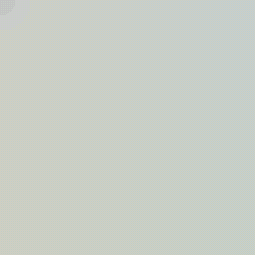
Frame 1 (no input)
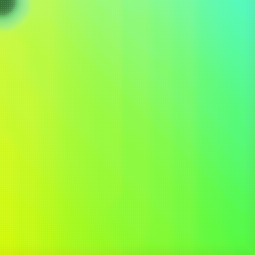
Frame 60 (the mouse pressed at the canvas centre just before this capture)
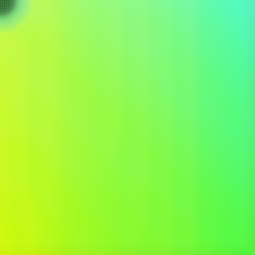
Frame 120 (the mouse held since frame 60 and released just before this capture)

The Processing sketch that drew these frames (run headless with seeded random() and noise(); from frame 60 on, the mouse is pressed at the canvas centre):

// Processing sketch: processing_34396
// ── processing_34396.pde

int w = 255;
int h =255;
PImage a;
PImage b;
public int dy=1;
public int dx=1;
color paw;
PImage c;
void setup(){

size(255,255);

//smooth();
a=createImage(w,h,ARGB);
b=createImage(w,h,ARGB);
c = createImage(w,h,ARGB);

}


void draw(){
  image(b,0,0,w+1,h+1);
for (int x = 0;x<w;x+=dx){
for (int y = 0;y<h;y+=dy){
  int pos = x+w*y;
 float dis = dist(x,y,mouseX,mouseY);
 if (dis<15){
  // stroke(1,111);
 
  pos = (x)+w*y;
  paw=c.pixels[pos];
   if(pos<w*h){
  a.pixels[pos]=color(paw,11);
   }
//  dx=1;
// dy=1;
 }
 else
 {
//   dx=5;
// dy=5;
 pos = (x*2)+w*(y*2);
 //stroke(255,0,0,111);
 if(pos<w*h){
    paw=c.pixels[pos];
 a.pixels[pos]=color(w-x,h-mouseY,x-y,23);
 //color(w-x,h-mouseY,0,23);
 }
 
 }

//point(x,y);
}
}
image(a,0,0);
//b.copy(a,0,0,w,h,0,0,w+1,h+1);
b = get(0,0,w+1,h+1);
b.resize(w/2,h/2);
b.resize(w,h);

} 
